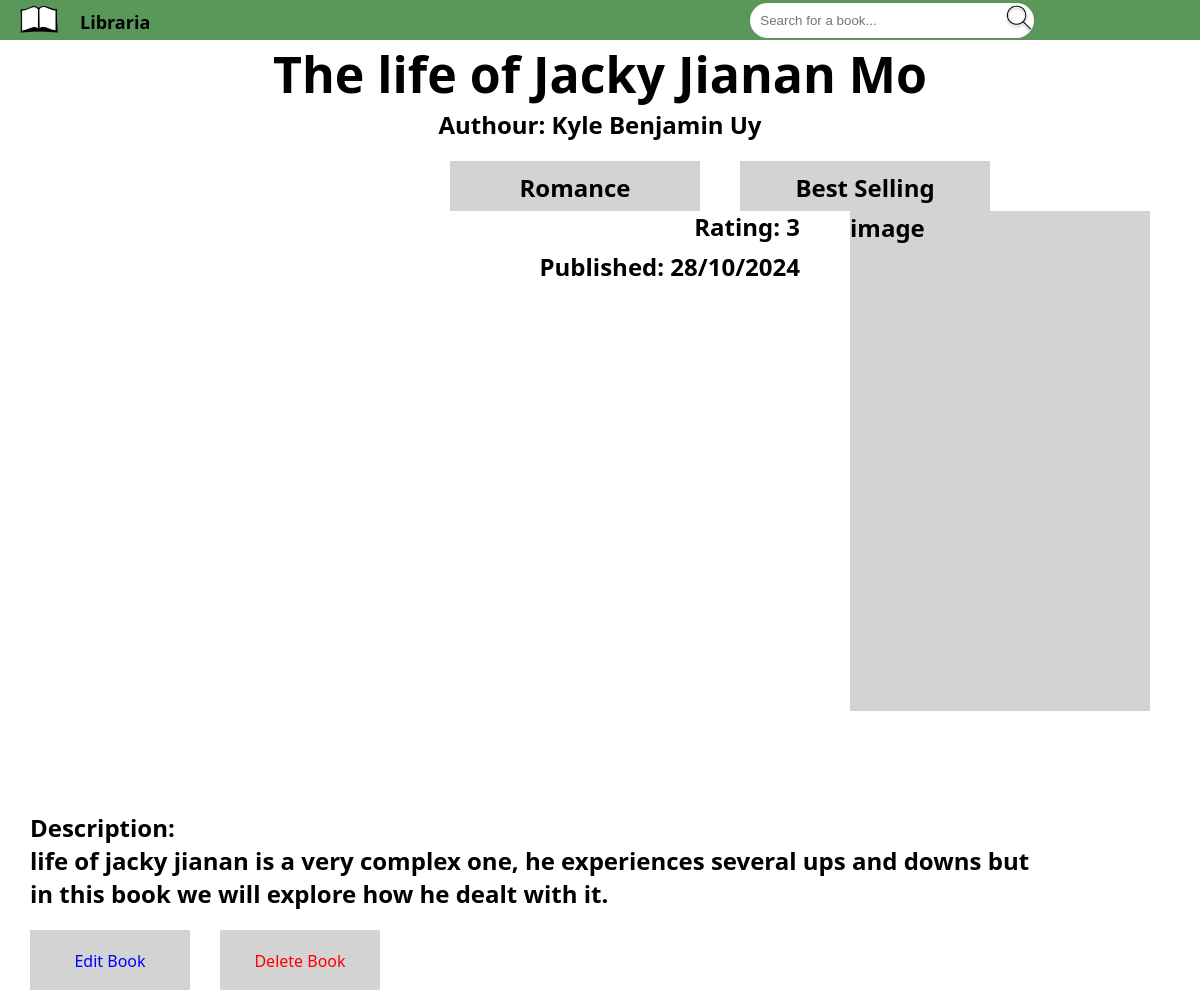
Screenshot of /bookinfo/7 with the database file from the repository.
### tables this page shows
CREATE TABLE "library" (
	"Id"	INTEGER NOT NULL UNIQUE,
	"Title"	TEXT NOT NULL,
	"Authour"	TEXT NOT NULL,
	"Genre"	TEXT NOT NULL,
	"Category"	TEXT NOT NULL,
	"Published"	TEXT NOT NULL,
	"Rating"	INTEGER NOT NULL,
	"Description"	TEXT NOT NULL,
	"Cover"	TEXT,
	PRIMARY KEY("Id" AUTOINCREMENT)
);

### app.py (the view)
@app.route('/bookinfo/<int:id>', methods=('GET', 'POST'))
def bookinfo(id):
    conn = get_db_connection()
    book = conn.execute('SELECT * FROM library WHERE id = ?', (id,)).fetchone()
    conn.close()
    return render_template('bookinfo.html', book=book)

### app.py (called while the page is built)
def get_db_connection():
    conn = sqlite3.connect('book.db')
    conn.row_factory = sqlite3.Row
    return conn

### templates/bookinfo.html
{% extends "index.html" %}
{% block body %}
<h2 id="booktitle">{{ book.title }}</h2>
<div id="bookinfo">
    <div id="infoauthour">
        <h2>Authour: {{ book.authour }}</h2>
    </div>
    <div id="infogenre">
        <h2>{{ book.genre }}</h2>
    </div>
    <div id="infocate">
        <h2>{{book.category}}</h2>
    </div>
    <div id="infoimage">
        <h2>image</h2>
    </div>
    <div id="infodop">
        <h2>Published: {{book.published}}</h2>
    </div>
    <div id="inforeview">
        <h2>Rating: {{book.rating}}</h2>
    </div>
    <div id="infodescription">
        <h2 id="infodesc">Description: <br>{{book.description}}</h2>
    </div>
</div>
<div id="category">
        <a href="{{ url_for('edit_book', id=book.id) }}" class="editbookbutton">Edit Book</a>
        <a href="{{ url_for('delete_book', id=book.id) }}" class="deletebookbutton">Delete Book</a>
</div>
{% endblock %}

### static/stylesheet.css (style rules this page uses)
* { margin: 0; padding: 0; border: 0; }
#category { font-family: 'Segoe UI', Tahoma, Geneva, Verdana, sans-serif; text-align: center; height: 300px; }
#booktitle { font-family: 'Segoe UI', Tahoma, Geneva, Verdana, sans-serif; text-align: center; font-size: 50px; }
#bookinfo { font-family: 'Segoe UI', Tahoma, Geneva, Verdana, sans-serif; text-decoration: none; }
#infoauthour { text-align: center; }
#infogenre { background-color: lightgray; text-align: center; margin-top: 20px; padding-top: 10px; width: 250px; height: 40px; margin-left: 450px; float: left; }
#infocate { background-color: lightgray; text-align: center; margin-top: 20px; padding-top: 10px; width: 250px; height: 40px; margin-left: 40px; float: left; }
#infoimage { background-color: lightgray; width: 300px; float: right; height: 500px; margin-right: 50px; }
#infodop { float: right; position: absolute; right: 400px; top: 250px; }
#inforeview { right: 400px; top: 210px; position: absolute; float: right; }
#infodesc { margin-left: 30px; float: left; margin-top: 100px; width: 1000px; }
.editbookbutton { float: left; margin-top: 20px; margin-left: 30px; width: 160px; height: 40px; padding-top: 20px; background-color: lightgray; text-decoration: none; color: blue; }
.deletebookbutton { float: left; margin-top: 20px; margin-left: 30px; width: 160px; height: 40px; padding-top: 20px; background-color: lightgray; text-decoration: none; color: red; }

### rows the page displays
library: title "The life of Jacky Jianan Mo", authour "Kyle Benjamin Uy", genre "Romance", category "Best Selling", published "28/10/2024", rating "3", description "life of jacky jianan is a very complex one, he experiences several ups and downs but in this book we will explore how he dealt with it."
